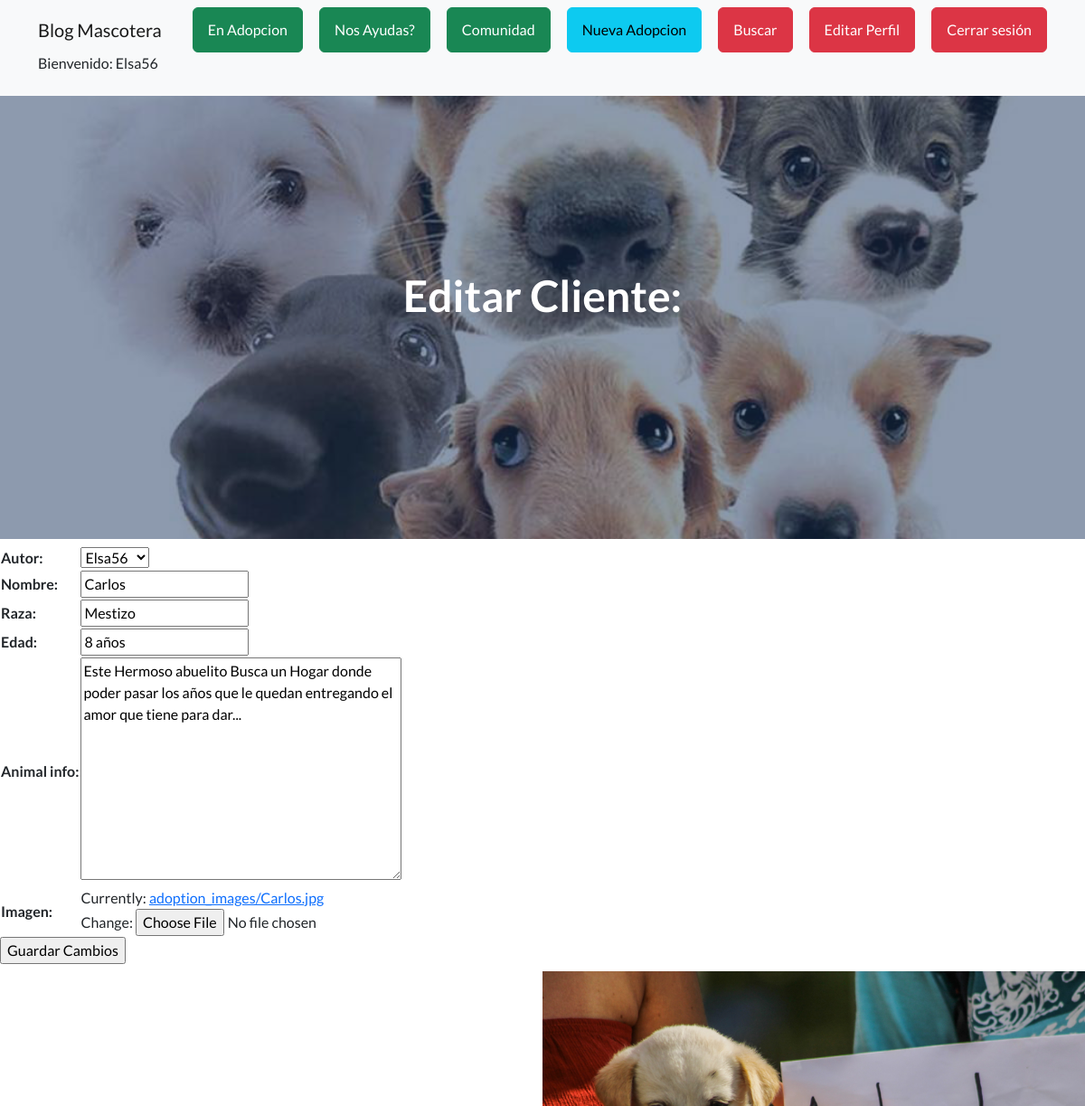
/AppInicio/editarAdopcion/10 (signed in, upper part), run on an earlier commit of the app's database.
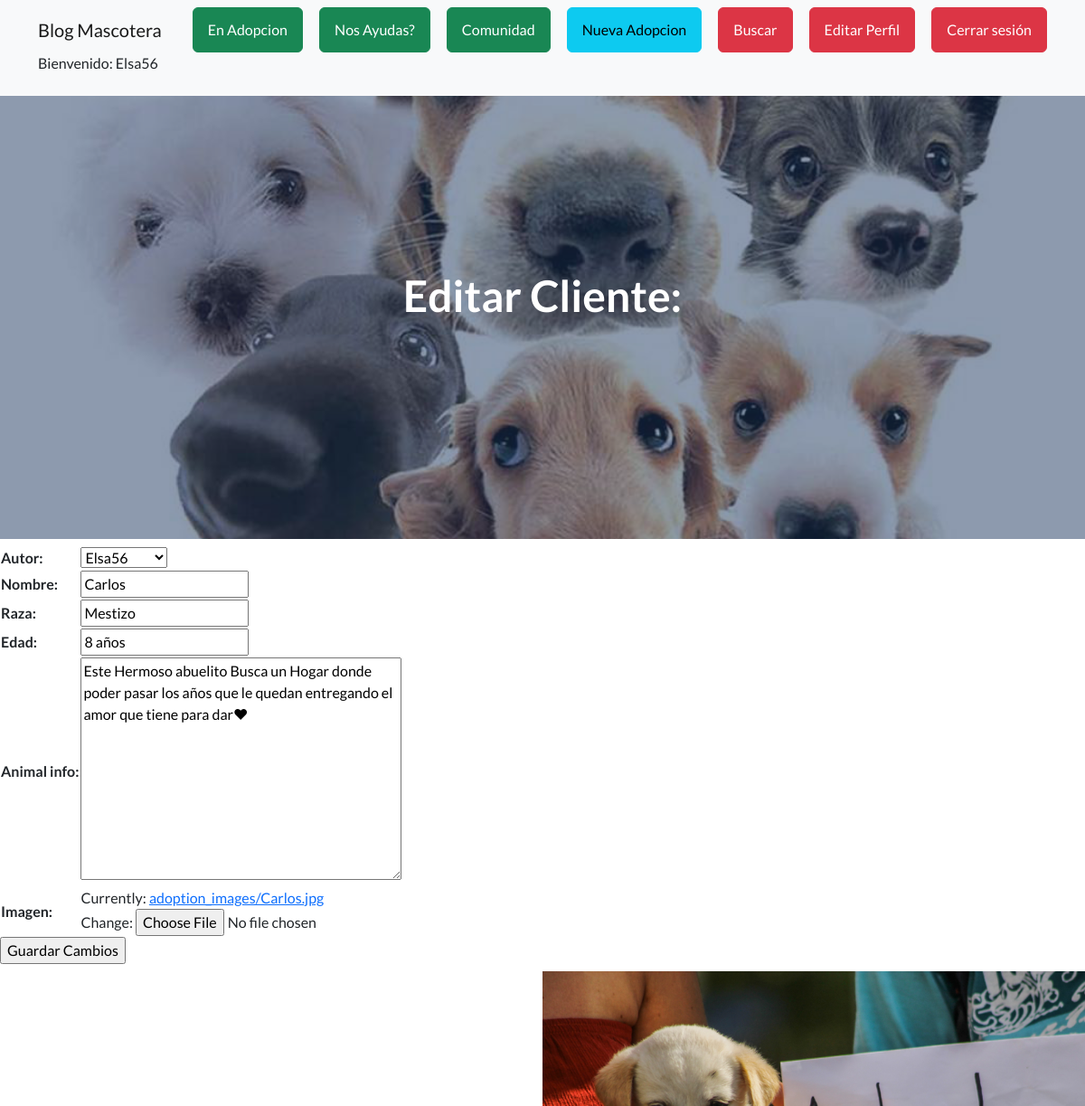
And on a later commit of the database.
### AppInicio/models.py (models this page shows, shortened)
class Adopcion(models.Model):
    autor = models.ForeignKey(User, on_delete=models.CASCADE)
    nombre = models.CharField(max_length=200)
    raza = models.CharField(max_length=200,default='desconocida')
    edad = models.CharField(max_length=10, default='1')
    animal_info = models.TextField()
    imagen = models.ImageField(upload_to='adoption_images/')
    fecha_creacion = models.DateTimeField(auto_now_add=True)

### AppInicio/views.py (the view)
# urls.py: path('editarAdopcion/<int:id>', editarAdopcion, name='editarAdopcion'),
@login_required
def editarAdopcion(request, id):
    adopcion = get_object_or_404(Adopcion, id=id)
    if adopcion.autor != request.user:
        return HttpResponse("No tienes permiso para editar esta publicación.")
    if request.method == 'POST':
        formulario = AdopcionForm(request.POST, request.FILES, instance=adopcion)
        if formulario.is_valid():
            adopcion = formulario.save(commit=False)
            adopcion.autor = request.user
            adopcion.save()
            return redirect('AppInicio:adopcion_detalle', adopcion_id=id)
    else:
        formulario = AdopcionForm(instance=adopcion)
    return render(request, 'AppInicio/editarAdopcion.html', {'formulario': formulario, 'adopcion': adopcion})

### AppInicio/forms.py
class AdopcionForm(forms.ModelForm):
    class Meta:
        model = Adopcion
        fields = ('autor','nombre', 'raza', 'edad', 'animal_info', 'imagen')

### AppInicio/templates/AppInicio/editarAdopcion.html (shortened to what this page needs)
{% extends "AppInicio/padre.html" %}
{% load static %}
{% block titulo %}
Editar Cliente: {{ cliente }}
{% endblock %}
{% block contenido %}
<form action="{% url 'AppInicio:editarAdopcion' adopcion.id  %}"  method="POST"> {% csrf_token %}
  <table>
    {{ formulario.as_table }}
  </table>
  <input type="submit" value="Guardar Cambios">
{% endblock %}

What changed in the data, as far as the page shows it:
changed Adopcion "Elsa56": animal_info "Este Hermoso abuelito Busca un Hogar donde poder pasar los años que le quedan entregando el amor que tiene para dar..." → "Este Hermoso abuelito Busca un Hogar donde poder pasar los años que le quedan entregando el amor que tiene para dar❤"
